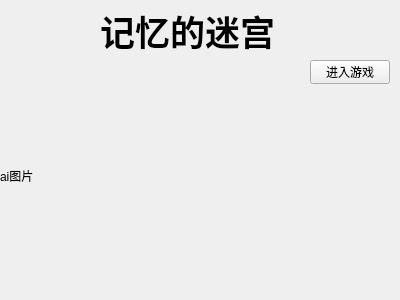
<?xml version="1.0" encoding="UTF-8"?>
<ui version="4.0">
 <class>Menu</class>
 <widget class="QWidget" name="Menu">
  <property name="geometry">
   <rect>
    <x>0</x>
    <y>0</y>
    <width>400</width>
    <height>300</height>
   </rect>
  </property>
  <property name="windowTitle">
   <string>Form</string>
  </property>
  <widget class="QLabel" name="label">
   <property name="geometry">
    <rect>
     <x>0</x>
     <y>50</y>
     <width>401</width>
     <height>251</height>
    </rect>
   </property>
   <property name="text">
    <string>ai图片</string>
   </property>
  </widget>
  <widget class="QPushButton" name="pushButton">
   <property name="geometry">
    <rect>
     <x>310</x>
     <y>60</y>
     <width>80</width>
     <height>24</height>
    </rect>
   </property>
   <property name="text">
    <string>进入游戏</string>
   </property>
  </widget>
  <widget class="QLabel" name="titleLB">
   <property name="geometry">
    <rect>
     <x>100</x>
     <y>10</y>
     <width>181</width>
     <height>41</height>
    </rect>
   </property>
   <property name="font">
    <font>
     <family>隶书</family>
     <pointsize>26</pointsize>
     <bold>true</bold>
    </font>
   </property>
   <property name="text">
    <string>记忆的迷宫</string>
   </property>
  </widget>
 </widget>
 <resources/>
 <connections/>
</ui>
